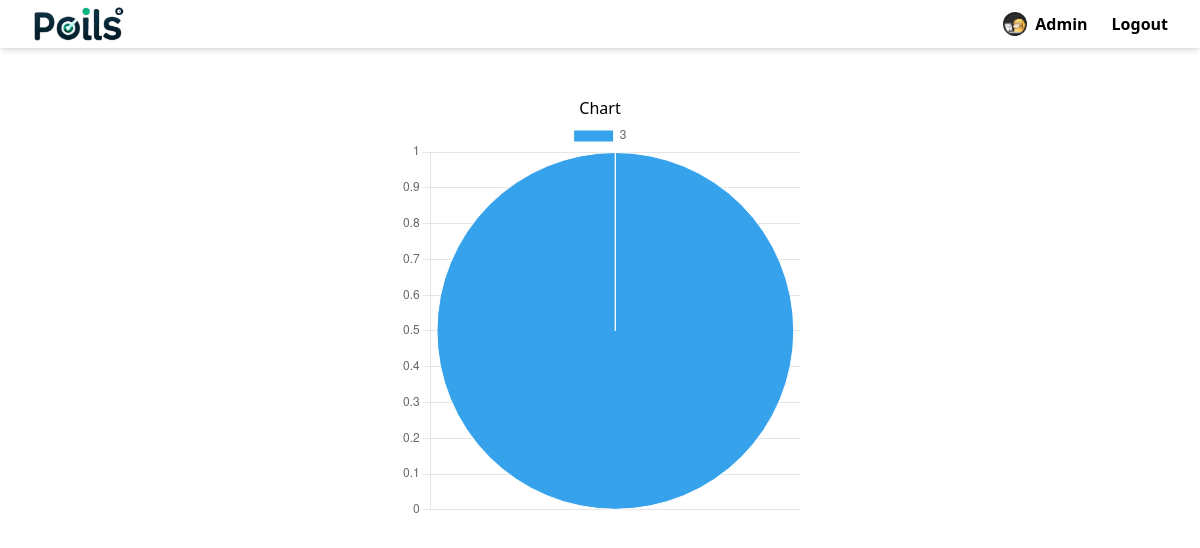
The app's page /poll/2/ (signed in), older data.
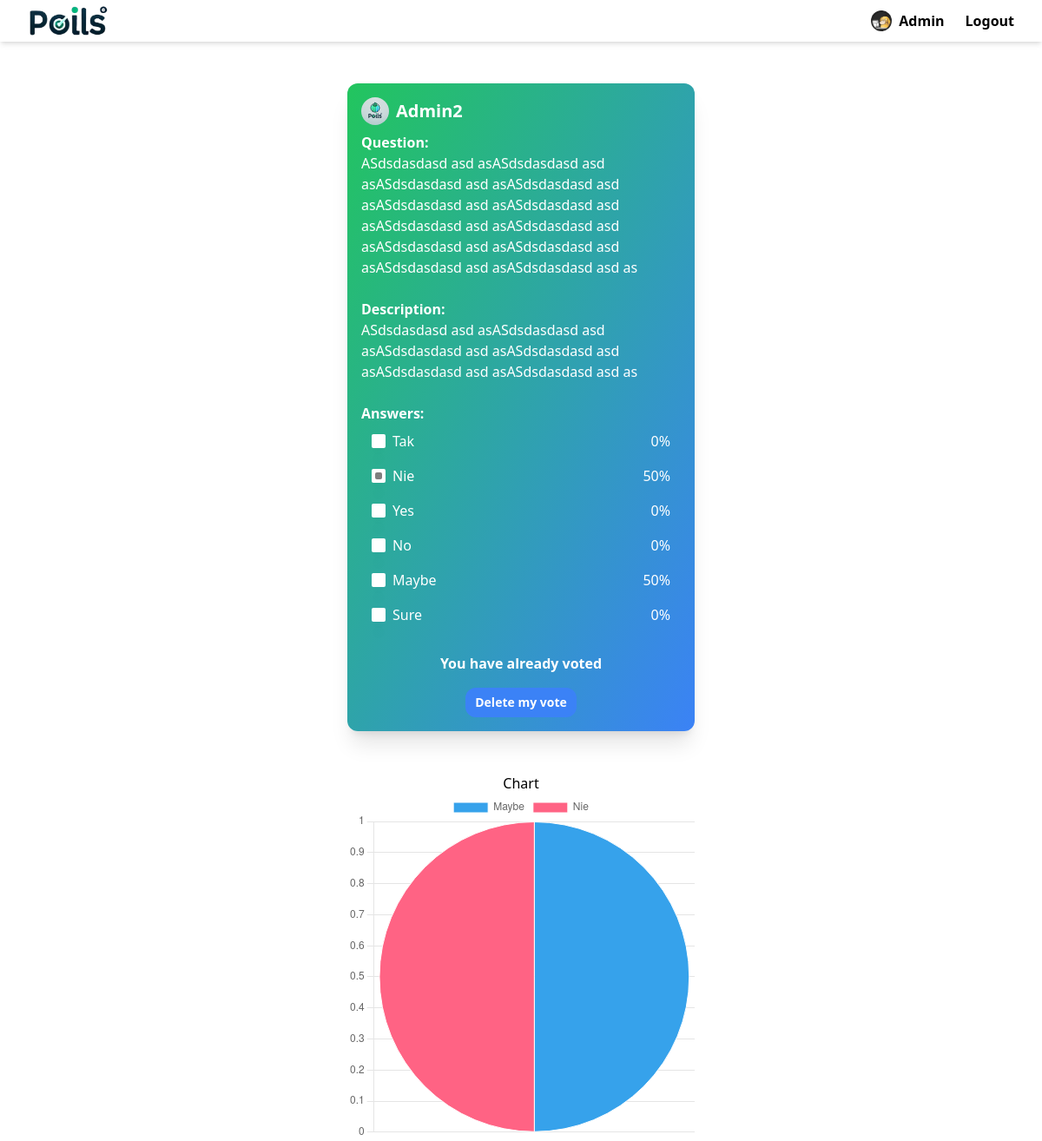
The same page, newer data.
### members/models.py (models this page shows)
class Profile(models.Model):
    user = models.OneToOneField(User, on_delete=models.CASCADE)
    image = models.ImageField(upload_to="profiles/", null=True, blank=True)
    bio = models.TextField(max_length=300, null=True, blank=True)

### base/models.py (models this page shows, shortened)
class Poll(models.Model):
    question = models.TextField()
    description = models.TextField(null=True, blank=True)
    made_by = models.ForeignKey(User, on_delete=models.SET_NULL, null=True)
    created = models.DateTimeField(auto_now_add=True)
    updated = models.DateTimeField(auto_now=True)
    styles = models.ManyToManyField(Style)
    class Meta:
        ordering = ['-updated', '-created']
    @property
    def user(self):
        return self.made_by

class Option(models.Model):
    poll = models.ForeignKey(Poll, on_delete=models.CASCADE)
    label = models.TextField()
    created = models.DateTimeField(auto_now_add=True)
    updated = models.DateTimeField(auto_now=True)

### base/views.py (the view)
# urls.py: path('poll/<int:pk>/', views.poll, name="poll"),
def poll(request, pk):
    def compute_percent(votes, options):
        tmp = {}
        for vote in votes:
            option = vote.option
            if option.label not in tmp:
                tmp[option.label] = 1
            else:
                tmp[option.label] += 1
        for option in options:
            if option.label in tmp:
                option.percent = tmp[option.label] / len(votes) * 100
            else:
                option.percent = 0
        return options, tmp
    poll = Poll.objects.get(id=pk)
    options = poll.option_set.all()
    votes = Vote.objects.filter(poll_id=pk)
    options, js_dict = compute_percent(votes, options)
    user_vote = votes.filter(user_id=request.user.id)
    print(list(js_dict.keys()))
    context = {
        'poll': poll,
        'options': options,
        'already_voted': user_vote.exists(),
        'vote_id': user_vote.get().option_id if user_vote else None,
        'js_keys': json.dumps(list(js_dict.keys())),
        'js_values': json.dumps(list(js_dict.values())),
    }
    return render(request, 'base/poll.html', context)

### base/templates/base/poll.html (shortened to what this page needs)
{% extends 'main.html' %}
{% block content %}
    {% if poll.styles.first.id == 1 %}
        {% include 'base/components/big-gradient-b-p.html' %}
    {% elif poll.styles.first.id == 2 %}
        {% include 'base/components/big-gradient-g-b.html' %}
    {% elif poll.styles.first.id == 3 %}
        {% include 'base/components/big-border-orange.html' %}
    {% endif %}
    <div class="mt-12 m-auto w-1/3">
        <p class="text-center">Chart</p>
        <div>
            <canvas id="myChart"></canvas>
        </div>
    </div>
    <script>
        const ctx = document.getElementById('myChart');
        let labels = JSON.parse("{{js_keys|escapejs}}");
        let values = JSON.parse("{{js_values|escapejs}}");
      new Chart(ctx, {
        type: 'pie',
        data: {
          labels: labels,
          datasets: [{
            label: '# of Votes',
            data: values,
            borderWidth: 1
          }]
        },
        options: {
          scales: {
            y: {
              beginAtZero: true
            }
          }
        }
      });
    </script>
{% endblock %}

### templates/main.html (shortened to what this page needs)
{% load compress %}
{% load static %}
<!DOCTYPE html>
<html>
<head>
    <link href="../../static/src/toastr.css" rel="stylesheet"/>
    <link rel="stylesheet" href="../../static/src/output.css">
    <link rel="stylesheet" href="https://cdnjs.cloudflare.com/ajax/libs/font-awesome/6.6.0/css/all.min.css" />
</head>
<body class="bg-white">
    {% include 'navbar.html' %}
    {% block content %}
    {% endblock %}
</body>
</html>

### templates/navbar.html
<div class="flex justify-between items-center px-8 h-12 shadow-md">
    <a href="/" class="font-bold">
       <img class="h-10" src="/media/logo-name.png">
    </a>
    <div class="flex gap-6">
        {% if request.user.is_authenticated %}
            <div class="flex font-bold gap-2">
                {% if user.profile.image %}
                    <img class="rounded-full w-6 h-6" src="{{ user.profile.image.url }}" />
                {% else %}
                    <i class="text-2xl self-center fa-regular fa-circle-user"></i>
                {% endif %}
                <a href="{% url 'members.profile' %}">{{ request.user|capfirst }}</a>
            </div>
            <a href="{% url 'logout' %}" class="font-bold">
                Logout
            </a>
        {% else %}
            <a href="{% url 'login' %}" class="font-bold">
                Login
            </a>
        {% endif %}
    </div>
</div>

### base/templates/base/components/big-gradient-g-b.html (shortened to what this page needs)
<div class="mt-12 text-white pb-4 pt-4 px-4 w-1/3 m-auto min-h-24 rounded-xl shadow-xl bg-gradient-to-br from-green-500 to-blue-500">
    <div class="mb-2 flex h-8 gap-x-2 place-items-center">
        {% if poll.user.profile.image %}
            <img class="rounded-full w-8 h-8" src="{{ poll.user.profile.image.url }}" />
        {% else %}
            <i class="text-2xl self-center fa-regular fa-circle-user"></i>
        {% endif %}
        <p class="font-bold text-xl">{{ poll.user|capfirst }}</p>
    </div>
    <p class="font-bold">Question:</p>
    <p>{{ poll.question }}</p>
    <p class="mt-6 font-bold">Description:</p>
    <p class="">{{ poll.description }}</p>
    <p class="mt-6 font-bold">Answers:</p>
    <form method="POST" action="{% url 'vote' poll.id %}">
        {% for option in options %}
            <div role="button" class="flex items-center rounded-lg p-0 transition-all bg-blue-100 bg-opacity-0 hover:bg-opacity-40 focus:bg-slate-100 active:bg-slate-100">
                <label for="{{ forloop.counter }}" class="w-full flex cursor-pointer items-center px-3 py-2">
                    <div class="w-full inline-flex items-center">
                        <label class="relative flex items-center cursor-pointer" for="{{ forloop.counter }}">
                            <input {% if vote_id == option.id %} checked {% endif %} {% if already_voted %} disabled {% endif %} name="vote" type="radio" value="{{ option.id }}" id="{{ forloop.counter }}" class="peer h-4 w-4 cursor-pointer appearance-none rounded-sm bg-white shadow-xl checked:border-slate-400 transition-all"/>
                            <span class="absolute bg-black/50 w-2 h-2 rounded-sm opacity-0 peer-checked:opacity-100 transition-opacity duration-200 top-1/2 left-1/2 transform -translate-x-1/2 -translate-y-1/2"></span>
                        </label>
                        <label class="flex justify-between w-full ml-2 cursor-pointer" for="{{ forloop.counter }}">
                            <p>{{ option.label }}</p>
                            <p>{{ option.percent|floatformat }}%</p>
                        </label>
                    </div>
                </label>
            </div>
        {% endfor %}
        {% if already_voted %}
            </form>
            <p class="text-center mt-6 font-bold">You have already voted</p>
            <div class="w-full mt-4 flex items-center justify-center">
                <form method="POST" action="{% url 'delete-vote' poll.id %}">
                    <button class="m-auto text-sm px-2 py-1 border-[3px] border-blue-500 hover:bg-white hover:text-blue-500 text-white bg-blue-500 rounded-xl ease-in duration-100 font-bold">
                        Delete my vote
                    </button>
                </form>
            </div>
        {% else %}
            <button type="submit" class="mt-4 m-auto px-2 py-1 border-[3px] border-blue-500 hover:bg-white hover:text-blue-500 text-white bg-blue-500 rounded-xl ease-in duration-100 font-bold">Vote</button>
            </form>
        {% endif %}
</div>

Row changes from the older to the newer data that the page shows:
now on this page (row unchanged): Poll: user.profile.image (picture), user "Admin2", question "ASdsdasdasd asd asASdsdasdasd asd asASdsdasdasd asd asASdsdasdasd asd asASdsdasdasd asd asASdsdasdasd asd asASdsdasdasd asd asASdsdasdasd asd asASdsdasdasd asd asASdsdasdasd asd asASdsdasdasd asd asASdsdasdasd asd as", description "ASdsdasdasd asd asASdsdasdasd asd asASdsdasdasd asd asASdsdasdasd asd asASdsdasdasd asd asASdsdasdasd asd as"
added Option: vote "☐ Tak 0%", label "Tak", percent "0"
added Option: vote "☑ Nie 50%", label "Nie", percent "50"
added Option: vote "☐ Yes 0%", label "Yes", percent "0"
added Option: vote "☐ No 0%", label "No", percent "0"
added Option: vote "☐ Maybe 50%", label "Maybe", percent "50"
added Option: vote "☐ Sure 0%", label "Sure", percent "0"
Text that changed along with them:
chart data {{ js_values|escapejs }}: [1] → [1, 1]
text now shown: "Question: Description: Answers: You have already voted Delete my vote"
